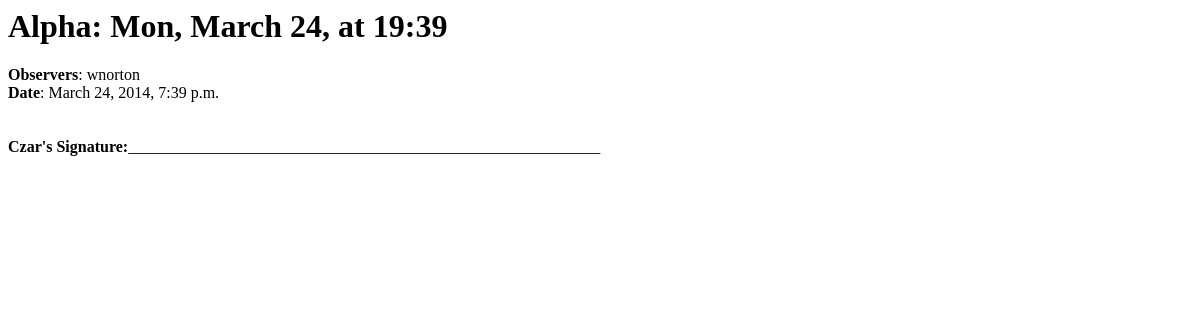
The app's page /beta/8/print_friendly/, older data.
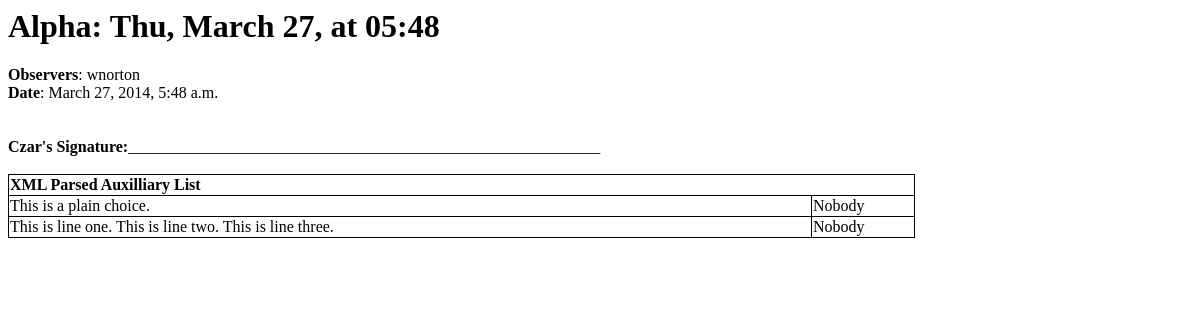
The same page, newer data.
### beta/models.py (models this page shows, shortened)
class List(models.Model):
	name = models.CharField(max_length=200)
	pub_date = models.DateTimeField('date published')
	observers_list = models.CharField(max_length=75, default="")
	email_has_been_sent = models.BooleanField(default=False)

class ChoiceGroup(models.Model):
	parent = models.ForeignKey(List)
	group_text = models.CharField(max_length = 150)
	subtext = models.CharField(max_length=80, default=" ")

class Choice(models.Model):
	parent = models.ForeignKey(ChoiceGroup)
	choice_text = models.CharField(max_length=200)
	isChecked = models.BooleanField(default=False)
	last_user = models.CharField(max_length=20, default="Nobody")
	last_date = models.CharField(max_length=10, default=' ')
	details = models.CharField(max_length=150, default='')

### beta/views.py (the view)
# urls.py: url(r'^(?P<list_id>\d+)/print_friendly/$', views.print_friendly, name='print_friendly'),
def print_friendly(request, list_id):
	return render(request, 'beta/print_friendly.html', {'vlist': List.objects.get(id=list_id)})

### beta/templates/beta/print_friendly.html (shortened to what this page needs)
<html>
<head>
</head>
<body>
	<div class="content" data-role="none" data-enhancement="False">
	<h1>{{ vlist.name }}</h1>
	<b>Observers</b>: {{vlist.observers_list}}
	<br>
	<b>Date</b>: {{vlist.pub_date}}
	<br><br><br>
	<b>Czar's Signature:</b>___________________________________________________________
	<br><br>
	{% for group in vlist.choicegroup_set.all %}
		<table>
			<tr>
				<td colspan="2"><b>{{group.group_text}}</b></td>
			</tr>
			{% for choice in group.choice_set.all %}
			<tr >
				<td><div style="width: 800px">{{choice.choice_text}}</div></td>
				<td><div style="width: 100px">{{choice.last_user}}<br>{{choice.last_date}}</div></td>
			</tr>
			{% endfor %}
		</table>
		<br>
	{% endfor %}
</div>
</body>
</html>

Row changes from the older to the newer data that the page shows:
changed List "wnorton": name "Alpha: Mon, March 24, at 19:39" → "Alpha: Thu, March 27, at 05:48"; pub_date "March 24, 2014, 7:39 p.m." → "March 27, 2014, 5:48 a.m."
now on this page (row edited): ChoiceGroup: group_text "XML Parsed Auxilliary List"
now on this page (row edited): Choice: choice_text "This is a plain choice.", last_user "Nobody"
now on this page (row edited): Choice: choice_text "This is line one. This is line two. This is line three.", last_user "Nobody"
